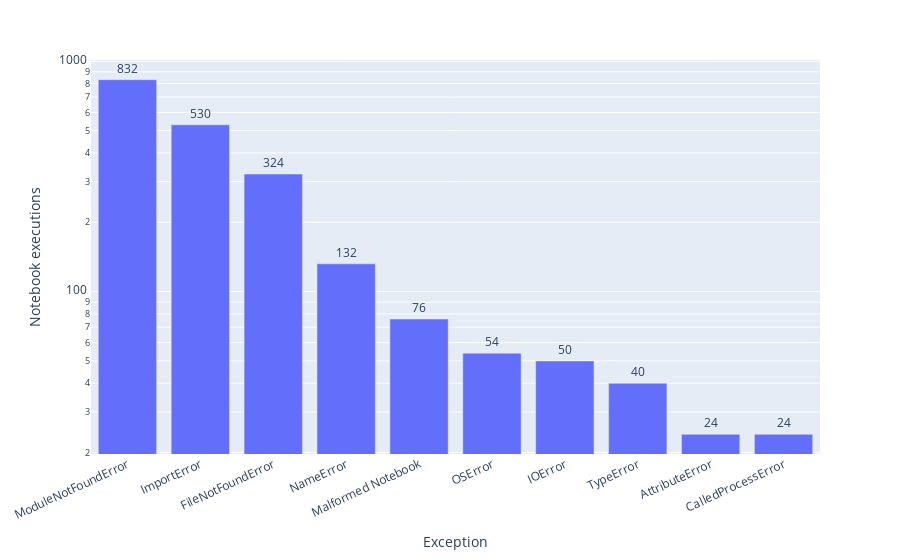

Notebook cell for this chart:
### Code cell
exception_by_reason_df = combined_execution_reason_df['new_reason'].value_counts()
exception_by_reason_df.head()
exception_by_reason_df.columns = ['Exception', 'Notebook executions']
exception_by_reason_df = pd.DataFrame({'Exception':exception_by_reason_df.index, 'Notebook executions':exception_by_reason_df.values})
display_plotlybar(exception_by_reason_df.head(10), 'Exception', 'Notebook executions', 'exception_by_reason')

### Figure 1 — Plotly figure (JSON) as saved in the notebook; plotly's stock layout.template omitted (floating-point values rounded to 4 significant figures)
{"data": [{"alignmentgroup": "True", "hovertemplate": "Exception=%{x}<br>Notebook executions=%{text}<extra></extra>", "legendgroup": "", "marker": {"color": "#636efa", "pattern": {"shape": ""}}, "name": "", "offsetgroup": "", "orientation": "v", "showlegend": false, "text": [832, 530, 324, 132, 76, 54, 50, 40, 24, 24], "textposition": "outside", "texttemplate": "%{text:s}", "type": "bar", "x": ["ModuleNotFoundError", "ImportError", "FileNotFoundError", "NameError", "Malformed Notebook", "OSError", "IOError", "TypeError", "AttributeError", "CalledProcessError"], "xaxis": "x", "y": [832, 530, 324, 132, 76, 54, 50, 40, 24, 24], "yaxis": "y"}], "layout": {"autosize": true, "barmode": "relative", "legend": {"tracegroupgap": 0}, "margin": {"t": 60}, "uniformtext": {"minsize": 8, "mode": "hide"}, "xaxis": {"anchor": "y", "autorange": true, "domain": [0, 1], "range": [-0.5, 9.5], "tickangle": -25, "title": {"text": "Exception"}, "type": "category"}, "yaxis": {"anchor": "x", "autorange": true, "domain": [0, 1], "range": [1.295, 3.006], "title": {"text": "Notebook executions"}, "type": "log"}}}
